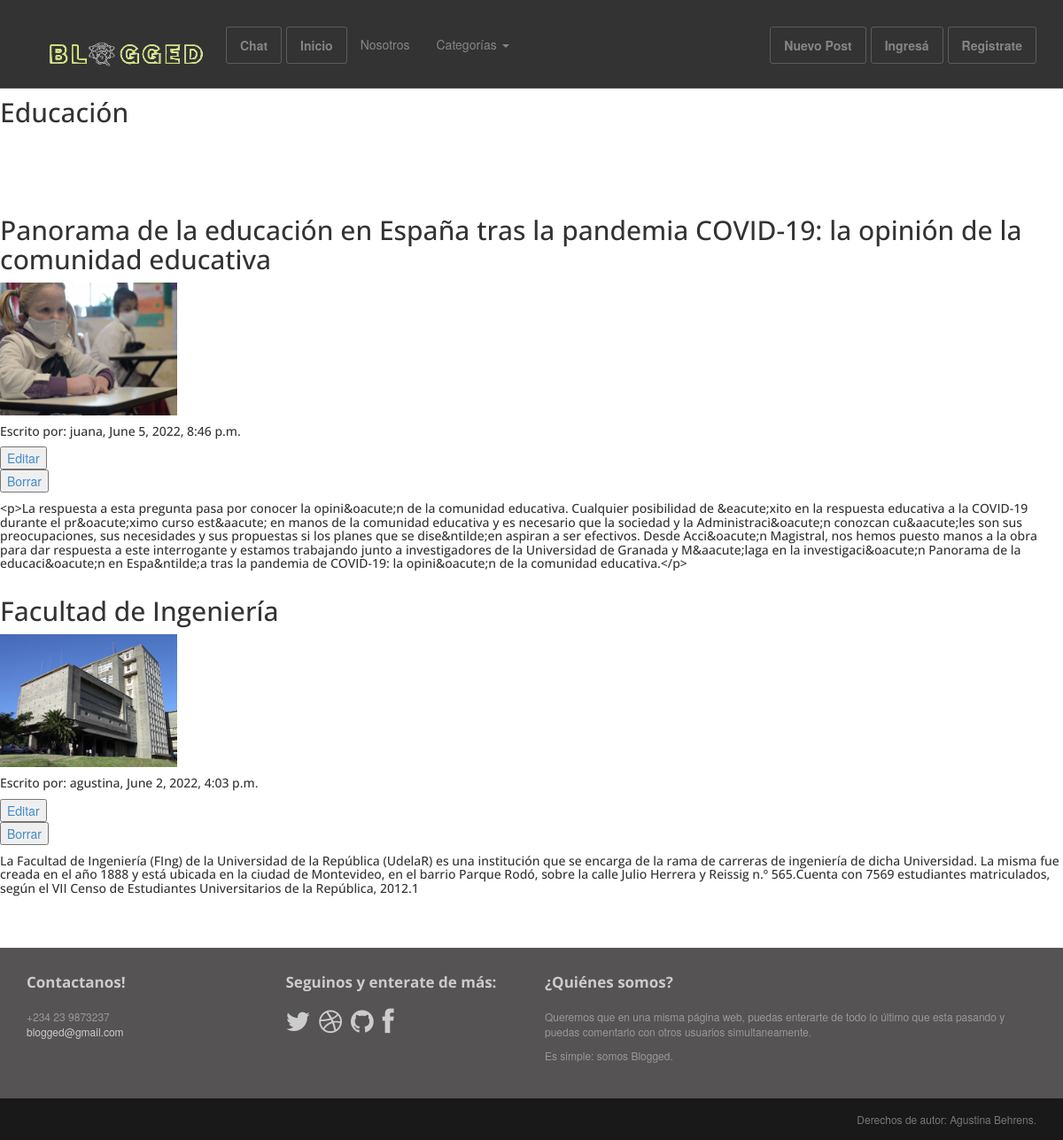
The app's page /blog/educacion/ with its own data.
### Blog/models.py (models this page shows, shortened)
class Post(models.Model):
    class PostObjects(models.Manager):
        def get_queryset(self):
            return super().get_queryset() .filter(status= 'published')
    option = (
        ('draft', 'Draft'),
        ('published', 'Published'),
    )
    title = RichTextField(max_length=100)
    category = models.ForeignKey(Category, on_delete=models.PROTECT, default=1)
    subtitle = RichTextField(null=True)
    author = models.ForeignKey(User, on_delete=models.CASCADE, related_name='blog_posts', default=User)
    published = models.DateTimeField(default=timezone.now)
    image = models.ImageField()
    text = RichTextField()
    status = models.CharField(max_length=20, choices=option, default='draft')
    slug = models.SlugField(max_length=300, unique_for_date='published', null=False, unique=True)
    objects = models.Manager()
    postobjects = PostObjects()
    class Meta:
        ordering = ('-published',)

### Blog/views.py (the view)
# urls.py: path('educacion/', EducacionView.as_view(),name='educacion'),
class EducacionView(TemplateView):
    template_name= 'blog/educacion.html'
    def get_context_data(self, **kwargs):
        context = super().get_context_data(**kwargs)
        context["posts"] = Post.postobjects.filter(category__name='Educación')
        return context

### templates/blog/educacion.html (shortened to what this page needs)
{% extends 'base.html' %}
{% block content %}
<br/> <br/> <br/> <br/><h2>Educación</h2> <br/> <br/> <br/>
{% for post in posts %}
<h2>{{ post.title }}</h2> <img src="{{ post.image.url }}"  width="200" height="150">
<h5>Escrito por: {{ post.author }}, {{ post.published }} </h5>
<button>
    <a href="{% url 'blog:edit_post' post.id %}"> Editar</a>
</button>
<br/>
<button>
<a href="{% url 'blog:delete_post' post.id %}"> Borrar</a>
</button>
<h5>{{ post.text }}</h5>
{% endfor %}
{% endblock content %}

### Blog/static/Blog/assets/css/main.css (style rules this page uses)
h1, h2, h3, h4, h5, h6 { font-family:"Open sans", Helvetica, Arial; }
h1, .h1, h2, .h2, h3, .h3 { margin-top:30px; }
img { max-width:100%; }

### records on screen
Post: title "Panorama de la educación en España tras la pandemia COVID-19: la opinión de la comunidad educativa", image (picture), author "juana", published "June 5, 2022, 8:46 p.m.", text "<p>La respuesta a esta pregunta pasa por conocer la opini&oacute;n de la comunidad educativa. Cualquier posibilidad de &eacute;xito en la respuesta educativa a la COVID-19 durante el pr&oacute;ximo curso est&aacute; en manos de la comunidad educativa y es necesario que la sociedad y la Administraci&oacute;n conozcan cu&aacute;les son sus preocupaciones, sus necesidades y sus propuestas si los planes que se dise&ntilde;en aspiran a ser efectivos. Desde Acci&oacute;n Magistral, nos hemos puesto manos a la obra para dar respuesta a este interrogante y estamos trabajando junto a investigadores de la Universidad de Granada y M&aacute;laga en la investigaci&oacute;n Panorama de la…"
Post: title "Facultad de Ingeniería", image (picture), author "agustina", published "June 2, 2022, 4:03 p.m.", text "La Facultad de Ingeniería (FIng) de la Universidad de la República (UdelaR) es una institución que se encarga de la rama de carreras de ingeniería de dicha Universidad. La misma fue creada en el año 1888 y está ubicada en la ciudad de Montevideo, en el barrio Parque Rodó, sobre la calle Julio Herrera y Reissig n.º 565.Cuenta con 7569 estudiantes matriculados, según el VII Censo de Estudiantes Universitarios de la República, 2012.1"
